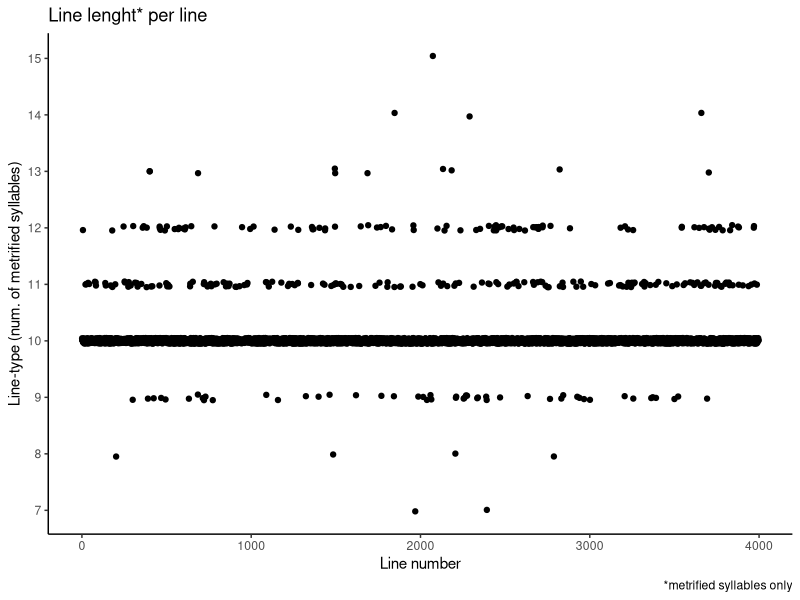
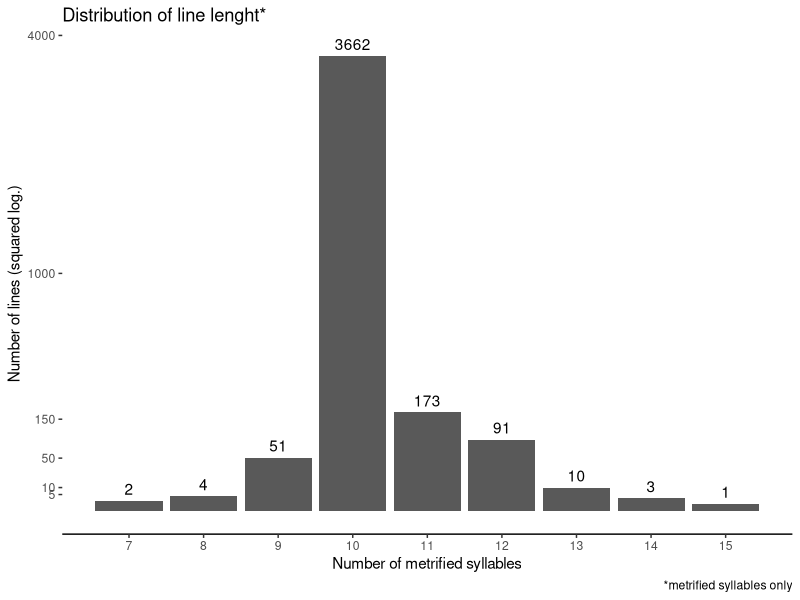
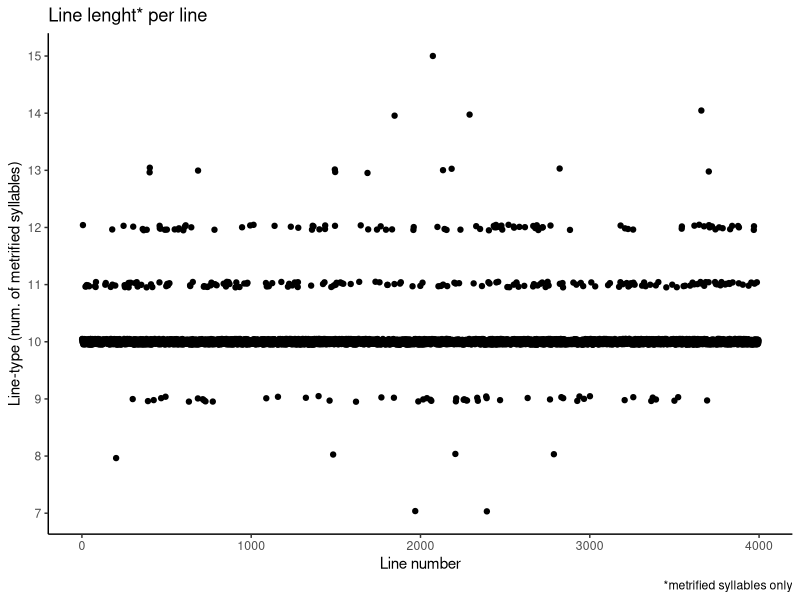
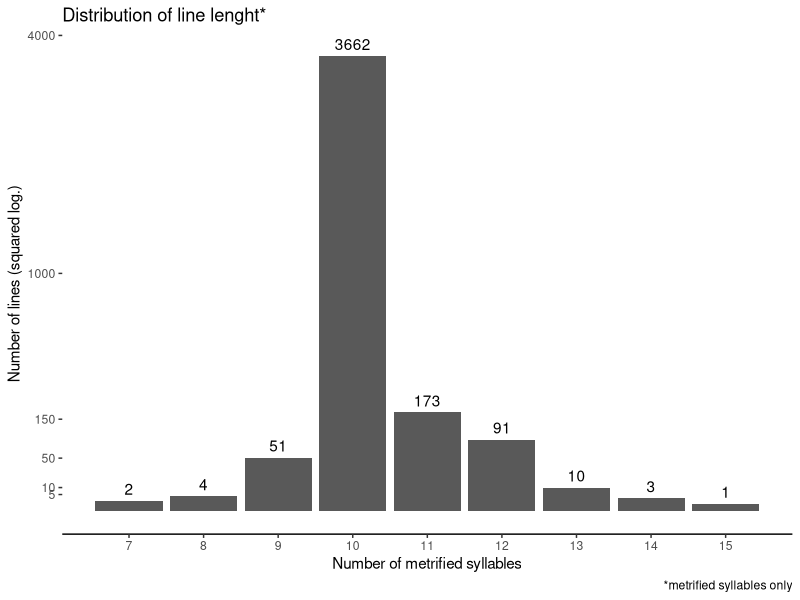

Reproduce these figures in R, in order.
#Timothée Premat | 08/03/2021
#Script to print plots based on PAM (Poggio & Premat, 2019)* analysis results
    ## Poggio, Enzo & Timothée Premat, "Le PAM, un Programme d'Analyse Métrique pour le français médiéval"[= PAM: a software for analysis of medieval French metrics], in : Actes des Rencontres lyonnaises des jeunes chercheurs en linguistique historique, under the dir. of Timothée Premat & Ariane Pinche, Lyon : Diachronies contemporaines, 2019, pp. 59-70. ⟨https://hal.archives-ouvertes.fr/hal-02320550⟩ ⟨10.5281/zenodo.3464477⟩

#If needed, install packages. Uncomment the ones needed.
    #install.packages(scales)
    #install.packages(tidyverse)
    #install.packages(readxl)
    #install.packages(ggpubr)
    #install.packages(ggrepel)
    #install.packages(Hmisc)

#Load packages
library(scales)
library(tidyverse)
library(readxl)
library(ggpubr)
library(ggrepel)
library(Hmisc)

#Set directory
setwd("~/Documents/GitHub/Promptus/roland/roland_normal")
## SET YOU OWN DIRECTORY FOR THE SCRIPT TO WORK!! Don't let it get lost :)

#Import datasets
##Import global data
df_loc_line <- read.table(
    "line_by_line_meter.txt",
    header=T)
df_epC <- df_loc_line %>%
    mutate(meter=replace(meter, ces_4=="4épC" & meter==11, 10)) %>%
    as.data.frame()
    #This replace meter=11 by meter=10 when ces_4=4épC, in order to display lines with m:11 and 4épC as having only 10 metrified syllable. They are merged with the 'natural' m:10 lines.
df_epC <- df_epC %>%
    mutate(meter=replace(meter, ces_6=="6épC" & meter==11, 10)) %>%
    as.data.frame()
    #This replace meter=11 by meter=10 when ces_6=6épC, in order to display lines with m:11 and 6épC as having only 10 metrified syllable. They are merged with the 'natural' m:10 lines.
    #We don't do that for line m:>11, because location of metrical break is not reliable for them.

##Import global data for schwa/no schwa
        PAM_raw_xlsx <- read_excel("all.xlsx")
    
    #First, let's apply some transformations to clean up and properly reorganize data!
    ##Moove columns
        PAM_raw_xlsx <- PAM_raw_xlsx %>% relocate(meter, ces_3, ces_4, ces_5, ces_6, ces_7)
    
    ##Delete uneven lines (which contains syllables and not tags)
        toDelete <- seq(1, nrow(PAM_raw_xlsx), 2)
        PAM_tag <- PAM_raw_xlsx[ toDelete ,]

    ##Delete empty columns (xlsx export from PAM creates extra columns to be sure to be large enough for big too-long lines) (would also delete unused -1 (elided schwa) columns, but it shouldn't have any consequences and should be very rare, if existing)
        PAM_tag <- PAM_tag[,colSums(is.na(PAM_tag))<nrow(PAM_tag)]

        #Reduce meter==11 to meter==10 when 4épC or 6épC detected
        PAM_tag_epC <- PAM_tag %>%
            mutate(meter=replace(meter, ces_4=="4épC" & meter==11, 10)) %>%
            as.data.frame()
        PAM_tag_epC <- PAM_tag_epC %>%
            mutate(meter=replace(meter, ces_6=="6épC" & meter==11, 10)) %>%
            as.data.frame()

#PLOT IT!
##LOC = dotplot that shows location of each type of line
LOC <- ggplot(
    df_epC,
    aes(
    x=num_l,
    y=meter)) +

geom_jitter(
  width=0,
  height=0.05) +

    ###Good looking parameters
    labs(
      x="Line number",
      y="Line-type (num. of metrified syllables)",
      title = "Line lenght* per line",
      caption = "*metrified syllables only") +
        #Very bad method to set the breaks, but still works. To be changed in the future.
      scale_y_continuous(breaks=c(1,2,3,4,5,6,7,8,9,10,11,12,13,14,15,16,17,18,19,20)) +
      theme_classic()

##DISTRIB_lines = barplot of each type of m:n[x]
DISTRIB_lines <- ggplot(PAM_tag_epC, aes(meter)) + geom_bar() +
    geom_text(stat='count', aes(label=..count..), vjust=-0.5) +
    ###Good looking parameters
    labs(
      x="Number of metrified syllables",
      y="Number of lines (squared log.)",
      title = "Distribution of line lenght*",
      caption = "*metrified syllables only") +
    theme_classic() +
    coord_trans(y='sqrt') +
    scale_x_continuous(breaks=c(7,8,9,10,11,12,13,14,15)) +
    scale_y_continuous(breaks=c(5,10,50,150,1000,4000))

##Apply transformations (needed for ploting) to the df
PAM_tag_epC <- PAM_tag_epC %>%
    mutate(meter_cont = as_factor(meter))

##STATS = calculate and print general results as the PAM but with comprehension of 4épC and 6épC
PAM_md <- PAM_tag_epC %>%
    group_by(meter) %>%
    summarise(count = n()) %>%
    mutate(rate=sprintf("%0.2f", count/sum(count)*100))

knitr::kable(PAM_md, "pipe", align = "lrr")
knitr::kable(PAM_md, format = "latex", align = "lrr")



#PRINT IT!
##Uncomment the plot you want to print. Leave all uncommented to print all plots.
LOC
    ggsave(LOC, filename = "loc_meter.png", width=25,height=10, units="cm", scale=1, dpi="retina")

DISTRIB_lines
    ggsave(DISTRIB_lines, filename = "distrib_meter.png", width=25, height=20.13, units="cm", scale=1, dpi="retina")
